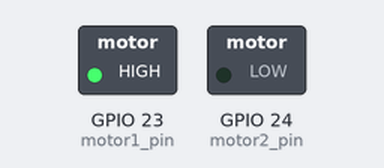
A program run on a simulated Raspberry Pi (BCM pin numbers). On the bench: switched loads named in the program (green lamp = pin HIGH).

Above: at 1.0 s.
At 3.0 s:
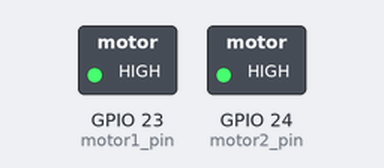
At 5.0 s:
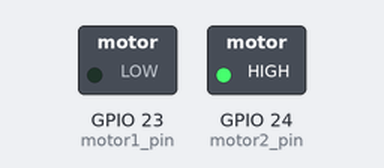
At 7.0 s:
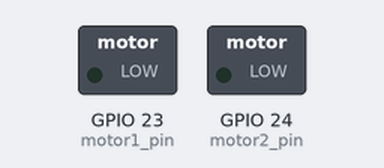
Timing chart, 0 to 10.4 s (numbered marks = the images above):
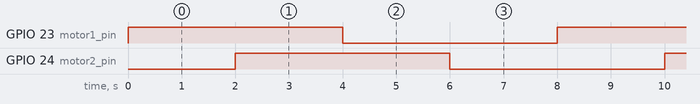

Measured:
- by itself, GPIO 23 (motor1_pin), GPIO 24 (motor2_pin): alternates HIGH for 4.0 s and LOW for 4.0 s
- by itself, everything shown: repeats every 8.0 s, in 4 steps

The program:

motor_drv.py
```python
import time
import wiringpi as pi

motor1_pin = 23
motor2_pin = 24

pi.wiringPiSetupGpio()
pi.pinMode( motor1_pin, pi.OUTPUT )
pi.pinMode( motor2_pin, pi.OUTPUT )

while True:
    pi.digitalWrite( motor1_pin, pi.HIGH )
    pi.digitalWrite( motor2_pin, pi.LOW )

    time.sleep(2)

    pi.digitalWrite( motor1_pin, pi.HIGH )
    pi.digitalWrite( motor2_pin, pi.HIGH )
    time.sleep(2)

    pi.digitalWrite( motor1_pin, pi.LOW )
    pi.digitalWrite( motor2_pin, pi.HIGH )
    time.sleep(2)

    pi.digitalWrite( motor1_pin, pi.LOW )
    pi.digitalWrite( motor2_pin, pi.LOW )
    time.sleep(2)
```
